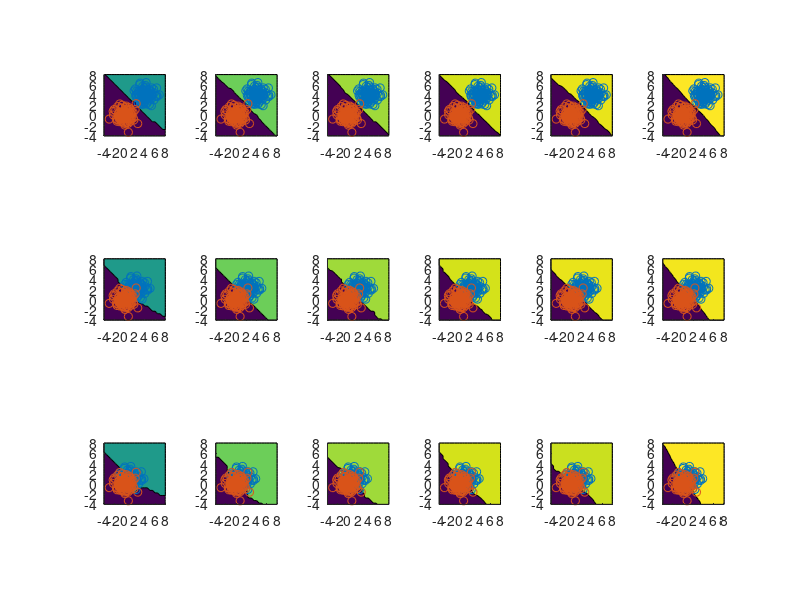

Write MATLAB code to recreate this figure.
function lec11_slide24()
    rng(0, 'twister'); 
    
    NUM = 100;
    base_blue = randn(2, NUM) + 4;
    red = [randn(2, NUM - 1), [2.3; 2.3]];
    
    inc = [0, -1.8, -3];

    figure('Name', 'Lecture 11: Slide 24');
    for j = 1:3
        STEP = 0.5;

        blue = base_blue + inc(j);
        points = [blue, red];

        XRANGE = -4:STEP:8;
        YRANGE = -4:STEP:8;

        RNUM = length(XRANGE) * length(YRANGE);
        [X, Y] = meshgrid(XRANGE, YRANGE);

        XR = kron(reshape(X, [], 1), ones(1, 2 * NUM));
        YR = kron(reshape(Y, [], 1), ones(1, 2 * NUM));

        XP = kron(points(1, :), ones(RNUM, 1));
        YP = kron(points(2, :), ones(RNUM, 1));

        [~, inds] = sort((XP - XR) .^ 2 + (YP - YR) .^ 2, 2);

        RB = [ones(RNUM, NUM), -ones(RNUM, NUM)];

        for i = 1:RNUM
            temp = RB(i, :);
            RB(i, :) = temp(inds(i, :));
        end

        neighs = [1, 3, 5, 11, 21, 99];

        XLEN = length(XRANGE);
        YLEN = length(YRANGE);

        for i = 1:6
            FAIL = sum(RB(:, 1:neighs(i)), 2);
            FAIL = reshape(FAIL, XLEN, YLEN);

            subplot(3, 6, 6 * (j - 1) + i);
            hold on;
            contourf(X, Y, FAIL, 1);
            scatter(blue(1, :), blue(2, :));
            scatter(red(1, :), red(2, :));
            hold off;
            axis equal;
        end
    end
end

